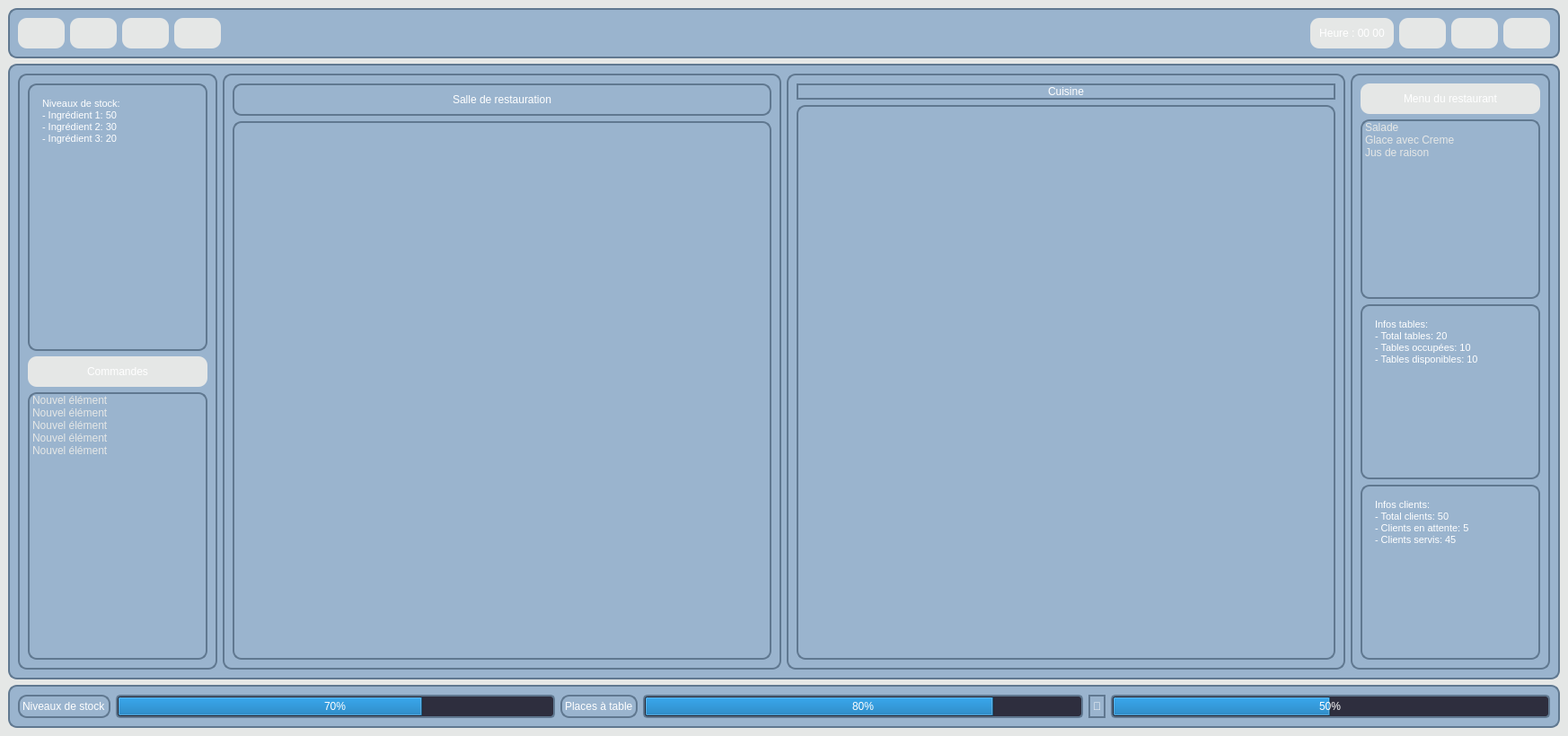
<?xml version="1.0" encoding="UTF-8"?>
<ui version="4.0">
 <class>MainWindow</class>
 <widget class="QMainWindow" name="MainWindow">
  <property name="geometry">
   <rect>
    <x>0</x>
    <y>0</y>
    <width>1746</width>
    <height>820</height>
   </rect>
  </property>
  <property name="windowTitle">
   <string>Projet</string>
  </property>
  <property name="styleSheet">
   <string notr="true">/* Background principal */
QWidget {
    background-color: #e5e7e6;
    color: #e5e7e6;
}

/* Boutons */
QPushButton {
    selection-color: red;
    border-radius: 10px;
    padding: 10px;
    color: white;
    font: bold 14px &quot;Segoe UI&quot;;
}

QPushButton:hover {
    background-color: #DAAB3A;  
    border-color: #607890;
 
}

QPushButton:pressed {
    background-color: #DAAB3A; 
}

/* Labels */
QLabel {
    font: bold 16px &quot;Segoe UI&quot;;
    color: #ffffff;
    background-color: transparent;
    text-align: center;
}

/* Frames */
QFrame {
    background-color: #9ab4ce;
    border: 2px solid #607890;
    border-radius: 10px;
}

/* Progress Bars */
QProgressBar {
    border: 2px solid #607890;
    border-radius: 5px;
    background: #2e2e3e;
    text-align: center;
    color: white;
    font: bold 12px &quot;Segoe UI&quot;;
}

QProgressBar::chunk {
    width: 20px;
}

/* Text Browsers */
QTextBrowser {
    border: 2px solid #607890;
    border-radius: 10px;
    background-color: #9ab4ce;
    color: white;
    font: 12px &quot;Segoe UI&quot;;
    padding: 10px;
}
</string>
  </property>
  <widget class="QWidget" name="centralwidget">
   <layout class="QVBoxLayout" name="verticalLayout">
    <item>
     <widget class="QFrame" name="headerFrame">
      <property name="frameShape">
       <enum>QFrame::Shape::StyledPanel</enum>
      </property>
      <property name="frameShadow">
       <enum>QFrame::Shadow::Raised</enum>
      </property>
      <layout class="QHBoxLayout" name="horizontalLayout">
       <item>
        <widget class="QPushButton" name="stratButton">
         <property name="text">
          <string/>
         </property>
         <property name="icon">
          <iconset resource="ressources.qrc">
           <normaloff>:/img/jouer.png</normaloff>:/img/jouer.png</iconset>
         </property>
         <property name="iconSize">
          <size>
           <width>32</width>
           <height>32</height>
          </size>
         </property>
        </widget>
       </item>
       <item>
        <widget class="QPushButton" name="pauseButton">
         <property name="text">
          <string/>
         </property>
         <property name="icon">
          <iconset resource="ressources.qrc">
           <normaloff>:/img/pause.png</normaloff>:/img/pause.png</iconset>
         </property>
         <property name="iconSize">
          <size>
           <width>32</width>
           <height>32</height>
          </size>
         </property>
        </widget>
       </item>
       <item>
        <widget class="QPushButton" name="stopButton">
         <property name="text">
          <string/>
         </property>
         <property name="icon">
          <iconset resource="ressources.qrc">
           <normaloff>:/img/bouton-darret.png</normaloff>:/img/bouton-darret.png</iconset>
         </property>
         <property name="iconSize">
          <size>
           <width>32</width>
           <height>32</height>
          </size>
         </property>
        </widget>
       </item>
       <item>
        <widget class="QPushButton" name="accelButton">
         <property name="text">
          <string/>
         </property>
         <property name="icon">
          <iconset resource="ressources.qrc">
           <normaloff>:/img/avance-rapide.png</normaloff>:/img/avance-rapide.png</iconset>
         </property>
         <property name="iconSize">
          <size>
           <width>32</width>
           <height>32</height>
          </size>
         </property>
        </widget>
       </item>
       <item>
        <spacer name="horizontalSpacer">
         <property name="orientation">
          <enum>Qt::Orientation::Horizontal</enum>
         </property>
         <property name="sizeHint" stdset="0">
          <size>
           <width>40</width>
           <height>20</height>
          </size>
         </property>
        </spacer>
       </item>
       <item>
        <widget class="QPushButton" name="timeButton">
         <property name="text">
          <string>Heure : 00 00</string>
         </property>
        </widget>
       </item>
       <item>
        <widget class="QPushButton" name="alertButton">
         <property name="text">
          <string/>
         </property>
         <property name="icon">
          <iconset resource="ressources.qrc">
           <normaloff>:/img/cercle.png</normaloff>:/img/cercle.png</iconset>
         </property>
         <property name="iconSize">
          <size>
           <width>32</width>
           <height>32</height>
          </size>
         </property>
        </widget>
       </item>
       <item>
        <widget class="QPushButton" name="livraisonButton">
         <property name="text">
          <string/>
         </property>
         <property name="icon">
          <iconset resource="ressources.qrc">
           <normaloff>:/img/inventaire (1).png</normaloff>:/img/inventaire (1).png</iconset>
         </property>
         <property name="iconSize">
          <size>
           <width>32</width>
           <height>32</height>
          </size>
         </property>
        </widget>
       </item>
       <item>
        <widget class="QPushButton" name="paramButton">
         <property name="text">
          <string/>
         </property>
         <property name="icon">
          <iconset resource="ressources.qrc">
           <normaloff>:/img/parametres.png</normaloff>:/img/parametres.png</iconset>
         </property>
         <property name="iconSize">
          <size>
           <width>32</width>
           <height>32</height>
          </size>
         </property>
        </widget>
       </item>
      </layout>
     </widget>
    </item>
    <item>
     <widget class="QFrame" name="mainFrame">
      <property name="frameShape">
       <enum>QFrame::Shape::StyledPanel</enum>
      </property>
      <property name="frameShadow">
       <enum>QFrame::Shadow::Raised</enum>
      </property>
      <layout class="QHBoxLayout" name="horizontalLayout_2">
       <item>
        <widget class="QFrame" name="leftActionButtonsFrame">
         <property name="frameShape">
          <enum>QFrame::Shape::StyledPanel</enum>
         </property>
         <property name="frameShadow">
          <enum>QFrame::Shadow::Raised</enum>
         </property>
         <layout class="QVBoxLayout" name="verticalLayout_4">
          <item>
           <widget class="QTextBrowser" name="stockInfoTextBrowser">
            <property name="minimumSize">
             <size>
              <width>200</width>
              <height>90</height>
             </size>
            </property>
            <property name="styleSheet">
             <string notr="true"/>
            </property>
            <property name="html">
             <string>&lt;!DOCTYPE HTML PUBLIC &quot;-//W3C//DTD HTML 4.0//EN&quot; &quot;http://www.w3.org/TR/REC-html40/strict.dtd&quot;&gt;
&lt;html&gt;&lt;head&gt;&lt;meta name=&quot;qrichtext&quot; content=&quot;1&quot; /&gt;&lt;meta charset=&quot;utf-8&quot; /&gt;&lt;style type=&quot;text/css&quot;&gt;
p, li { white-space: pre-wrap; }
hr { height: 1px; border-width: 0; }
li.unchecked::marker { content: &quot;\2610&quot;; }
li.checked::marker { content: &quot;\2612&quot;; }
&lt;/style&gt;&lt;/head&gt;&lt;body style=&quot; font-family:'Segoe UI'; font-size:12px; font-weight:400; font-style:normal;&quot;&gt;
&lt;p style=&quot; margin-top:0px; margin-bottom:0px; margin-left:0px; margin-right:0px; -qt-block-indent:0; text-indent:0px;&quot;&gt;&lt;span style=&quot; font-family:'MS Shell Dlg 2'; font-size:8.25pt;&quot;&gt;Niveaux de stock:&lt;/span&gt;&lt;/p&gt;
&lt;p style=&quot; margin-top:0px; margin-bottom:0px; margin-left:0px; margin-right:0px; -qt-block-indent:0; text-indent:0px;&quot;&gt;&lt;span style=&quot; font-family:'MS Shell Dlg 2'; font-size:8.25pt;&quot;&gt;- Ingrédient 1: 50&lt;/span&gt;&lt;/p&gt;
&lt;p style=&quot; margin-top:0px; margin-bottom:0px; margin-left:0px; margin-right:0px; -qt-block-indent:0; text-indent:0px;&quot;&gt;&lt;span style=&quot; font-family:'MS Shell Dlg 2'; font-size:8.25pt;&quot;&gt;- Ingrédient 2: 30&lt;/span&gt;&lt;/p&gt;
&lt;p style=&quot; margin-top:0px; margin-bottom:0px; margin-left:0px; margin-right:0px; -qt-block-indent:0; text-indent:0px;&quot;&gt;&lt;span style=&quot; font-family:'MS Shell Dlg 2'; font-size:8.25pt;&quot;&gt;- Ingrédient 3: 20&lt;/span&gt;&lt;/p&gt;&lt;/body&gt;&lt;/html&gt;</string>
            </property>
           </widget>
          </item>
          <item>
           <widget class="QPushButton" name="pushButton">
            <property name="text">
             <string>Commandes</string>
            </property>
           </widget>
          </item>
          <item>
           <widget class="QListWidget" name="orderList">
            <item>
             <property name="text">
              <string>Nouvel élément</string>
             </property>
            </item>
            <item>
             <property name="text">
              <string>Nouvel élément</string>
             </property>
            </item>
            <item>
             <property name="text">
              <string>Nouvel élément</string>
             </property>
            </item>
            <item>
             <property name="text">
              <string>Nouvel élément</string>
             </property>
            </item>
            <item>
             <property name="text">
              <string>Nouvel élément</string>
             </property>
            </item>
           </widget>
          </item>
         </layout>
        </widget>
       </item>
       <item>
        <widget class="QFrame" name="diningAreaFrame">
         <property name="frameShape">
          <enum>QFrame::Shape::StyledPanel</enum>
         </property>
         <property name="frameShadow">
          <enum>QFrame::Shadow::Raised</enum>
         </property>
         <layout class="QVBoxLayout" name="verticalLayout_2">
          <item>
           <widget class="QLabel" name="diningAreaLabel">
            <property name="text">
             <string>Salle de restauration</string>
            </property>
            <property name="alignment">
             <set>Qt::AlignmentFlag::AlignCenter</set>
            </property>
           </widget>
          </item>
          <item>
           <widget class="QGraphicsView" name="diningAreaView">
            <property name="sizePolicy">
             <sizepolicy hsizetype="Fixed" vsizetype="Fixed">
              <horstretch>0</horstretch>
              <verstretch>0</verstretch>
             </sizepolicy>
            </property>
            <property name="minimumSize">
             <size>
              <width>600</width>
              <height>600</height>
             </size>
            </property>
            <property name="maximumSize">
             <size>
              <width>600</width>
              <height>600</height>
             </size>
            </property>
            <property name="styleSheet">
             <string notr="true">QGraphicsView {
    background-image: url(:img/solee.jpg);
    background-repeat: no-repeat;
    background-position: center;
}</string>
            </property>
            <property name="verticalScrollBarPolicy">
             <enum>Qt::ScrollBarPolicy::ScrollBarAlwaysOff</enum>
            </property>
            <property name="horizontalScrollBarPolicy">
             <enum>Qt::ScrollBarPolicy::ScrollBarAlwaysOff</enum>
            </property>
            <property name="backgroundBrush">
             <brush brushstyle="NoBrush">
              <color alpha="255">
               <red>255</red>
               <green>255</green>
               <blue>255</blue>
              </color>
             </brush>
            </property>
           </widget>
          </item>
         </layout>
         <zorder>diningAreaView</zorder>
         <zorder>diningAreaLabel</zorder>
        </widget>
       </item>
       <item>
        <widget class="QFrame" name="kitchenAreaFrame">
         <property name="frameShape">
          <enum>QFrame::Shape::StyledPanel</enum>
         </property>
         <property name="frameShadow">
          <enum>QFrame::Shadow::Raised</enum>
         </property>
         <layout class="QVBoxLayout" name="verticalLayout_3">
          <item>
           <widget class="QLabel" name="kitchenAreaLabel">
            <property name="text">
             <string>Cuisine</string>
            </property>
            <property name="alignment">
             <set>Qt::AlignmentFlag::AlignCenter</set>
            </property>
           </widget>
          </item>
          <item>
           <widget class="QGraphicsView" name="kitchenAreaView">
            <property name="minimumSize">
             <size>
              <width>600</width>
              <height>600</height>
             </size>
            </property>
            <property name="styleSheet">
             <string notr="true">QGraphicsView {
    background-image: url(:img/solee.jpg);
    background-repeat: no-repeat;
    background-position: center;
}</string>
            </property>
            <property name="verticalScrollBarPolicy">
             <enum>Qt::ScrollBarPolicy::ScrollBarAlwaysOff</enum>
            </property>
            <property name="horizontalScrollBarPolicy">
             <enum>Qt::ScrollBarPolicy::ScrollBarAlwaysOff</enum>
            </property>
           </widget>
          </item>
         </layout>
         <zorder>kitchenAreaView</zorder>
         <zorder>kitchenAreaLabel</zorder>
        </widget>
       </item>
       <item>
        <widget class="QFrame" name="rightInfoFrame">
         <property name="frameShape">
          <enum>QFrame::Shape::StyledPanel</enum>
         </property>
         <property name="frameShadow">
          <enum>QFrame::Shadow::Raised</enum>
         </property>
         <layout class="QVBoxLayout" name="verticalLayout_5">
          <item>
           <widget class="QPushButton" name="customerMoodButton">
            <property name="text">
             <string>Menu du restaurant</string>
            </property>
           </widget>
          </item>
          <item>
           <widget class="QListWidget" name="menuListWidget">
            <property name="minimumSize">
             <size>
              <width>200</width>
              <height>200</height>
             </size>
            </property>
            <item>
             <property name="text">
              <string>Salade</string>
             </property>
            </item>
            <item>
             <property name="text">
              <string>Glace avec Creme</string>
             </property>
            </item>
            <item>
             <property name="text">
              <string>Jus de raison</string>
             </property>
            </item>
           </widget>
          </item>
          <item>
           <widget class="QTextBrowser" name="tableInfoTextBrowser">
            <property name="minimumSize">
             <size>
              <width>200</width>
              <height>100</height>
             </size>
            </property>
            <property name="html">
             <string>&lt;!DOCTYPE HTML PUBLIC &quot;-//W3C//DTD HTML 4.0//EN&quot; &quot;http://www.w3.org/TR/REC-html40/strict.dtd&quot;&gt;
&lt;html&gt;&lt;head&gt;&lt;meta name=&quot;qrichtext&quot; content=&quot;1&quot; /&gt;&lt;meta charset=&quot;utf-8&quot; /&gt;&lt;style type=&quot;text/css&quot;&gt;
p, li { white-space: pre-wrap; }
hr { height: 1px; border-width: 0; }
li.unchecked::marker { content: &quot;\2610&quot;; }
li.checked::marker { content: &quot;\2612&quot;; }
&lt;/style&gt;&lt;/head&gt;&lt;body style=&quot; font-family:'Segoe UI'; font-size:12px; font-weight:400; font-style:normal;&quot;&gt;
&lt;p style=&quot; margin-top:0px; margin-bottom:0px; margin-left:0px; margin-right:0px; -qt-block-indent:0; text-indent:0px;&quot;&gt;&lt;span style=&quot; font-family:'MS Shell Dlg 2'; font-size:8.25pt;&quot;&gt;Infos tables:&lt;/span&gt;&lt;/p&gt;
&lt;p style=&quot; margin-top:0px; margin-bottom:0px; margin-left:0px; margin-right:0px; -qt-block-indent:0; text-indent:0px;&quot;&gt;&lt;span style=&quot; font-family:'MS Shell Dlg 2'; font-size:8.25pt;&quot;&gt;- Total tables: 20&lt;/span&gt;&lt;/p&gt;
&lt;p style=&quot; margin-top:0px; margin-bottom:0px; margin-left:0px; margin-right:0px; -qt-block-indent:0; text-indent:0px;&quot;&gt;&lt;span style=&quot; font-family:'MS Shell Dlg 2'; font-size:8.25pt;&quot;&gt;- Tables occupées: 10&lt;/span&gt;&lt;/p&gt;
&lt;p style=&quot; margin-top:0px; margin-bottom:0px; margin-left:0px; margin-right:0px; -qt-block-indent:0; text-indent:0px;&quot;&gt;&lt;span style=&quot; font-family:'MS Shell Dlg 2'; font-size:8.25pt;&quot;&gt;- Tables disponibles: 10&lt;/span&gt;&lt;/p&gt;&lt;/body&gt;&lt;/html&gt;</string>
            </property>
           </widget>
          </item>
          <item>
           <widget class="QTextBrowser" name="customerInfoTextBrowser">
            <property name="minimumSize">
             <size>
              <width>200</width>
              <height>100</height>
             </size>
            </property>
            <property name="html">
             <string>&lt;!DOCTYPE HTML PUBLIC &quot;-//W3C//DTD HTML 4.0//EN&quot; &quot;http://www.w3.org/TR/REC-html40/strict.dtd&quot;&gt;
&lt;html&gt;&lt;head&gt;&lt;meta name=&quot;qrichtext&quot; content=&quot;1&quot; /&gt;&lt;meta charset=&quot;utf-8&quot; /&gt;&lt;style type=&quot;text/css&quot;&gt;
p, li { white-space: pre-wrap; }
hr { height: 1px; border-width: 0; }
li.unchecked::marker { content: &quot;\2610&quot;; }
li.checked::marker { content: &quot;\2612&quot;; }
&lt;/style&gt;&lt;/head&gt;&lt;body style=&quot; font-family:'Segoe UI'; font-size:12px; font-weight:400; font-style:normal;&quot;&gt;
&lt;p style=&quot; margin-top:0px; margin-bottom:0px; margin-left:0px; margin-right:0px; -qt-block-indent:0; text-indent:0px;&quot;&gt;&lt;span style=&quot; font-family:'MS Shell Dlg 2'; font-size:8.25pt;&quot;&gt;Infos clients:&lt;/span&gt;&lt;/p&gt;
&lt;p style=&quot; margin-top:0px; margin-bottom:0px; margin-left:0px; margin-right:0px; -qt-block-indent:0; text-indent:0px;&quot;&gt;&lt;span style=&quot; font-family:'MS Shell Dlg 2'; font-size:8.25pt;&quot;&gt;- Total clients: 50&lt;/span&gt;&lt;/p&gt;
&lt;p style=&quot; margin-top:0px; margin-bottom:0px; margin-left:0px; margin-right:0px; -qt-block-indent:0; text-indent:0px;&quot;&gt;&lt;span style=&quot; font-family:'MS Shell Dlg 2'; font-size:8.25pt;&quot;&gt;- Clients en attente: 5&lt;/span&gt;&lt;/p&gt;
&lt;p style=&quot; margin-top:0px; margin-bottom:0px; margin-left:0px; margin-right:0px; -qt-block-indent:0; text-indent:0px;&quot;&gt;&lt;span style=&quot; font-family:'MS Shell Dlg 2'; font-size:8.25pt;&quot;&gt;- Clients servis: 45&lt;/span&gt;&lt;/p&gt;&lt;/body&gt;&lt;/html&gt;</string>
            </property>
           </widget>
          </item>
         </layout>
        </widget>
       </item>
      </layout>
     </widget>
    </item>
    <item>
     <widget class="QFrame" name="dashboardFrame">
      <property name="frameShape">
       <enum>QFrame::Shape::StyledPanel</enum>
      </property>
      <property name="frameShadow">
       <enum>QFrame::Shadow::Raised</enum>
      </property>
      <layout class="QHBoxLayout" name="horizontalLayout_3">
       <item>
        <widget class="QLabel" name="stockLevelsLabel">
         <property name="text">
          <string>Niveaux de stock</string>
         </property>
        </widget>
       </item>
       <item>
        <widget class="QProgressBar" name="stockLevelsProgressBar">
         <property name="value">
          <number>70</number>
         </property>
        </widget>
       </item>
       <item>
        <widget class="QLabel" name="tableSeatsLabel">
         <property name="text">
          <string>Places à table</string>
         </property>
        </widget>
       </item>
       <item>
        <widget class="QProgressBar" name="tableSeatsProgressBar">
         <property name="value">
          <number>80</number>
         </property>
        </widget>
       </item>
       <item>
        <widget class="QLabel" name="clientMoodLabel">
         <property name="text">
          <string>🙂</string>
         </property>
        </widget>
       </item>
       <item>
        <widget class="QProgressBar" name="clientMoodProgressBar">
         <property name="value">
          <number>50</number>
         </property>
        </widget>
       </item>
      </layout>
     </widget>
    </item>
   </layout>
  </widget>
 </widget>
 <resources>
  <include location="ressources.qrc"/>
 </resources>
 <connections/>
</ui>
